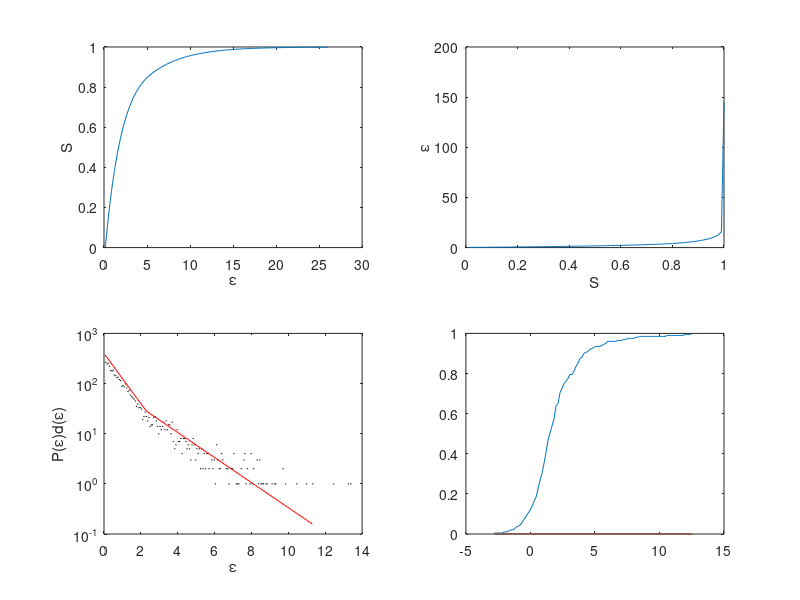

Write the MATLAB code that produced this figure.
%Rubinstein&Colby - JCP 89, 5291 (1988), https://doi.org/10.1063/1.455620

% The contrain release rate can be calculated as R(t) = \int deps * dM(eps)/deps *exp(-eps * t).
% This script calculated M(eps) from mu(t): First a distribution P(eps)deps is obtained through a Laplace transform and M(eps) is calculated from P(eps)d(eps) through the algorithm in Appendix C, with M(eps) in Fig 8 as a result.
function SCT_Rubinstein()
  close all; clc;

  %----------------
  % USER INPUT
  N=200;
  nu=1.0
  tau=1.0;
  %----------------

  % PRECALCULATIONS
  eps_star1=1.0/(tau*(1-nu/sqrt(N))^2)
  eps_star2=N/nu^2/tau
  prefac1=0.5/sqrt(tau);  
  prefac2=0.5*(nu^2/(N*tau))^0.25;  
  sum_cont1=prefac1*(2/sqrt(eps_star1)-2/sqrt(eps_star2) ) % Integral
  sum_cont2=4*prefac2*eps_star2^(-0.25)  % Integral


  % CUMMULATIVE PROBABILITY
  eps_row=10.^linspace(log10(min(eps_star1))-4, log10(max(eps_star2))+9, 100);
  S=zeros(1,100);
  for i=1:100
    if eps_row(i)<=eps_star1
      P(i) = 0;
      S(i)=S(i)+P(i);
      P2(i) = 0;
    elseif eps_row(i)<=eps_star2
      S(i)=2*prefac1*(eps_star1^(-0.5)-eps_row(i)^(-0.5));
      P(i) = prefac1*eps_row(i)^(-1.5)*(eps_row(i)-eps_row(i-1));
    else
      S(i)=sum_cont1 + 4*prefac2*(eps_star2^(-0.25)-eps_row(i)^(-0.25));
      P(i)  = prefac2*eps_row(i)^(-5.0/4)*(eps_row(i)-eps_row(i-1));
    end
  end

  % SAMPLING FUNCTION
  P_row=[0.01:0.01:1];
  e_row=zeros(size(P_row));
  for i=1:length(P_row)
    if P_row(i)<sum_cont1
      e_row(i) = ( eps_star1^(-0.5) - P_row(i)/(2*prefac1) )^-2;
    else 
      e_row(i) = ( eps_star2^(-0.25) - (P_row(i) - sum_cont1)/(4*prefac2))^-4;
    end
  end 


  % SAMPLE
  Nsamples=4000;
  eps_u=zeros(1,Nsamples);sum1=0;sum2=0;
  rnd=rand(1,Nsamples);
  test2 =   sum(rnd<sum_cont1)/Nsamples
  for j=1:Nsamples
    u=rand()  ;
    if u<sum_cont1
      eps_u(j) = ( eps_star1^(-0.5) - u/(2*prefac1) )^-2;
    else 
      eps_u(j) = ( eps_star2^(-0.25) - (u - sum_cont1)/(4*prefac2))^-4;
    end
  end

  % GET M(eps) FUNCTION
  s=zeros(1,N-1);
  M=zeros(length(eps_row));
  N_chains=1;
  for r=1:N_chains
    m=sample_chain_mobilities(N, sum_cont1, eps_star1, prefac1, eps_star2, prefac2);
  for k=1:length(eps_row)
    s(1)=m(1)+m(2)-eps_row(k);
    for i=2:N-1
      s(i)=m(i)+m(i+1)-eps_row(k)-m(i)^2/s(i-1);
    end
    M(k)=M(k)+sum(s<0);
  end
  end
  M=M/N_chains;

  figure
  subplot(2,2,1)
    plot(log(eps_row(S>0)), S(S>0))
    xlabel('\epsilon')
    ylabel('S')
  subplot(2,2,2)
    plot(P_row(P_row>0), log(e_row(P_row>0)) )
    ylabel('\epsilon')
    xlabel('S')
  subplot(2,2,3)
    hist(log10(eps_u), 200); hold on
 %   plot(log(eps_row(count>0)), count(count>0), '.k'); hold on
    plot(log10(eps_row(P>0)), P(P>0)*Nsamples/1.5, 'r'); hold on
  xlabel('\epsilon')
  ylabel('P(\epsilon)d(\epsilon)')
  set(gca,'YScale','log')
  subplot(2,2,4)
  plot(log10(eps_row*sqrt(N)), M/N)


end

function m=sample_chain_mobilities(N, sum_cont1, eps_star1, prefac1, eps_star2, prefac2)
  u=rand(1,N); m =zeros(size(u));
  for j=1:N
    if u<sum_cont1
      m(j) = ( eps_star1^(-0.5) - u(j)/(2*prefac1) ).^-2;
    else 
      m(j) = ( eps_star2^(-0.25) - (u(j) - sum_cont1)/(4*prefac2)).^-4;
    end
  end
end

